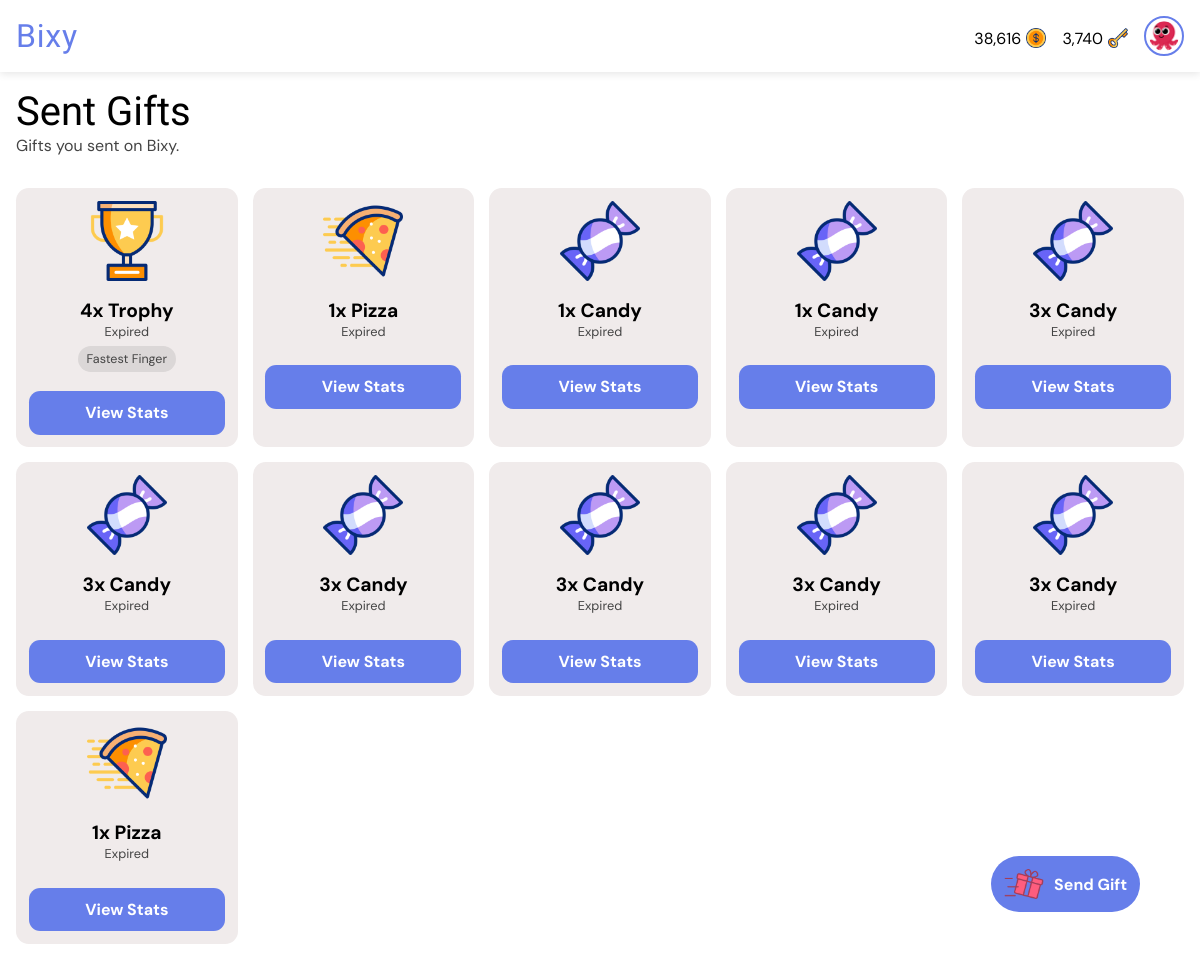
The page /gifts/sent/ (signed in) on the database as committed earlier.
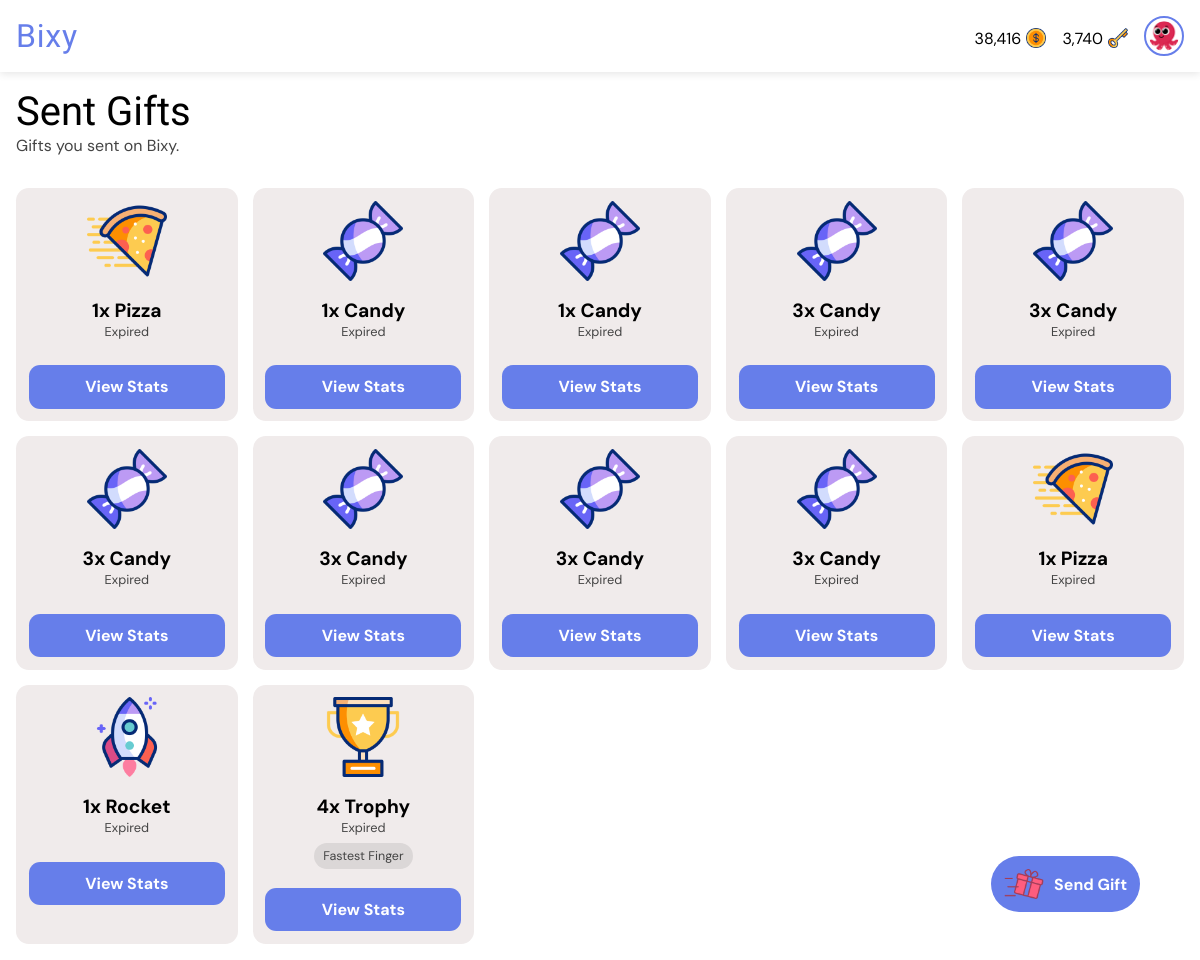
The same page on the database as committed later.
### giftapp/models.py (models this page shows, shortened)
class User(AbstractUser):
    gender = models.CharField(max_length=6, choices=GENDERS, default=GENDERS[0][0])
    is_verified = models.BooleanField(default=False, help_text="If the user's email address is verified or not.")
    email = models.EmailField(unique=True, blank=False, null=False)
    new_email = models.EmailField(unique=False, blank=True, null=True)
    coins = models.PositiveIntegerField(default=0)
    won_coins = models.PositiveIntegerField(default=0)
    keys = models.PositiveIntegerField(default=0)
    verify_code = models.CharField(max_length=255, null=True, blank=True)
    change_email_code = models.CharField(max_length=255, null=True, blank=True)
    profile_pic = models.ForeignKey(ProfilePicture, on_delete=models.SET_NULL, related_name='owners', null=True)
    deactivated_at = models.DateTimeField(null=True, blank=True)
    USERNAME_FIELD = "email"
    REQUIRED_FIELDS = ["username"]

class ProfilePicture(models.Model):
    name = models.CharField(max_length=50, null=False, blank=False)
    image = models.ImageField(null=False, blank=False, upload_to='profile_pics')

class GiftTransaction(models.Model):
    gifter = models.ForeignKey(User, on_delete=models.CASCADE, related_name="gifts_sent")
    recipient = models.ForeignKey(User, on_delete=models.CASCADE, related_name="gifts_received", null=True, blank=True)
    gift = models.ForeignKey(Gift, on_delete=models.CASCADE, related_name='transactions')
    quantity = models.PositiveIntegerField(default=1, help_text="Number of this gift to buy.")
    early_claim_fee = models.PositiveIntegerField(default=0, help_text="Number of keys paid to claim the gift early if not dropped. FF gifts cannot have early claim fee greater than 0.")
    claim_fee = models.PositiveIntegerField(default=0, help_text="Number of keys paid to claim the gift if dropped.")
    paid_users = models.ManyToManyField(User, related_name="paid_gifts", blank=True)
    message = models.CharField(max_length=255, blank=True)
    is_visible = models.BooleanField(default=True, help_text="If the actual gift is shown or hidden.")
    is_fastest_finger = models.BooleanField(default=False, help_text="If the gift is won by fastest finger only.")
    expire_rate = models.PositiveIntegerField(default=1, help_text="Number of hours before the gift expires (1 - 24). Must be greater than drop rate.")
    drop_rate = models.PositiveIntegerField(default=0, help_text="Number of hours before the gift drops (0 - 23).")
    expire_date = models.DateTimeField(default=timezone.now)
    drop_date = models.DateTimeField(default=timezone.now)
    created_at = models.DateTimeField(default=timezone.now)
    reveals = models.ManyToManyField(User, related_name="gift_reveals", blank=True)
    claimed_by = models.ForeignKey(
        User, null=True, blank=True, on_delete=models.SET_NULL, related_name="gifts_claimed"
    )
    def seconds_until_expire(self):
        delta = self.expire_date - timezone.now()
        return max(0, int(delta.total_seconds()))
    def seconds_until_drop(self):
        delta = self.drop_date - timezone.now()
        return max(0, int(delta.total_seconds()))
    def is_due_for_drop(self):
        return self.seconds_until_drop() <= 0
    def expire_bar_percent(self):
        return int((self.seconds_until_expire() / (self.expire_rate * 60 * 60)) * 100)

class Gift(models.Model):
    name = models.CharField(max_length=50, null=True, blank=True)
    cost = models.PositiveIntegerField(default=0)
    image = models.ImageField(null=True, blank=True, upload_to='gift_images')
    gif = models.FileField(null=True, blank=True, upload_to='gift_gifs')

### giftapp/views.py (the view)
# urls.py: path("gifts/sent/", views.sent_gifts, name="sent_gifts"),
@login_required
def sent_gifts(request):
    sent = GiftTransaction.objects.annotate(
        due_for_expire=ExpressionWrapper(
            Q(expire_date__lt=timezone.now()), output_field=BooleanField()
        ),
        seconds_before_drop=ExpressionWrapper(
            F("drop_date") - timezone.now(), output_field=DurationField()
        ),
        seconds_before_expire=ExpressionWrapper(
            F("expire_date") - timezone.now(), output_field=DurationField()
        )
    ).filter(gifter=request.user).all().order_by('seconds_before_drop', 'seconds_before_expire')
    context = {
        "gift_transactions": sent,
    }
    return render(request, "sent_gifts.html", context)

### templates/sent_gifts.html (shortened to what this page needs)
{% extends 'base.html' %}
{% load static %}
{% load humanize %}
{% load timefilters %}
{% block title %}
<link rel="stylesheet" href="{% static 'css/all_gifts.css' %}">
{% endblock %}
{% block body %}
<div class="heading">
    <h1>Sent Gifts</h1>
    <p>Gifts you sent on Bixy.</p>
</div>
{% if gift_transactions|length > 0 %}
<div class="card-container">
    {% for gift_transaction in gift_transactions %}
    <div class="card">
        <div class="gift-image">
            <img src="{{ gift_transaction.gift.image.url }}" alt="Gift image">
        </div>
        <div class="gift-info">
            <h1>{{ gift_transaction.quantity|intcomma }}x {{ gift_transaction.gift.name }}</h1>
            {% if not gift_transaction.due_for_expire %}
            {% if gift_transaction.drop_rate > 0 %}
            {% if gift_transaction.is_due_for_drop %}
            <p class="timer" id="{{ gift_transaction.id }}" data-prefix="Expires"
                data-seconds="{{ gift_transaction.seconds_until_expire }}">Expires in --:--:--:--</p>
            {% else %}
            <p class="timer" id="{{ gift_transaction.id }}" data-prefix="Drops"
                data-seconds="{{ gift_transaction.seconds_until_drop }}">Drops in --:--:--:--</p>
            {% endif %}
            {% else %}
            <p class="timer" id="{{ gift_transaction.id }}" data-prefix="Expires"
                data-seconds="{{ gift_transaction.seconds_until_expire }}">Expires in --:--:--:--</p>
            {% endif %}
            {% else %}
            <p>Expired</p>
            {% endif %}
            <div class="tags">
                {% if gift_transaction.is_fastest_finger %}
                <p class="tag">Fastest Finger</p>
                {% endif %}
            </div>
        </div>
        <a href="{% url 'view_gift_stats' gift_transaction.id %}">View Stats</a>
    </div>
    {% endfor %}
</div>
{% else %}
<div class="empty">
    <img src="{% static 'images/empty-box.png' %}" alt="No content image">
    <h1>Feels Empty Here.</h1>
    <a href="{% url 'sent_gifts' %}">Refresh</a>
</div>
{% endif %}
{% endblock %}
{% block other %}
<a href="{% url 'send_gift' %}" class="send">
    <img src="{% static 'images/giftbox (1).png' %}" alt="Send gift image">
    <p>Send Gift</p>
</a>
{% endblock %}

### templates/base.html (shortened to what this page needs)
<!DOCTYPE html>
<html lang="en">
<head>
    {% load static %}
    {% load humanize %}
    {% load timefilters %}
    {% block title %} {% endblock %}
</head>
<body>
    <nav class="navbar">
        <div class="logo-container" role="link" tabindex="0">
            <a href="{% url 'all_gifts' %}" class="logo-text">Bixy</a>
        </div>
        <div class="profile-section" id="profileSection">
            {% if user.is_authenticated %}
            <a href="{% url 'buy_coins' %}" style="text-decoration: none; color: black;">
                <div class="cost">
                    <p>{{ user.coins|intcomma }}</p>
                    <img src="{% static 'images/dollar.png' %}" alt="Gift image">
                </div>
            </a>
            <a href="{% url 'buy_coins' %}" style="text-decoration: none; color: black;">
                <div class="cost">
                    <p>{{ user.keys|intcomma }}</p>
                    <img src="{% static 'images/key.png' %}" alt="Gift image">
                </div>
            </a>
            <a href="{% url 'profile' %}">
                <img src="{{ user.profile_pic.image.url }}" alt="Profile picture" class="profile-pic" />
            </a>
            {% else %}
            <a href="{% url 'signin' %}" class="btn login">Login</a>
            <a href="{% url 'signup' %}" class="btn signup">Sign Up</a>
            {% endif %}
        </div>
    </nav>
    <main>
        <section>
            {% block body %} {% endblock %}
        </section>
    </main>
    {% block other %} {% endblock %}
</body>
</html>

### static/css/all_gifts.css (style rules this page uses)
* { margin: 0; padding: 0; box-sizing: border-box; font-family: "DM Sans", sans-serif; font-optical-sizing: auto; font-style: normal; }
html { font-size: 16px; }
:root { --background-color: white; --text-color: black; --label-color: #555; --even-row-color: #f9f9f9; --input-background-color: white; --input-text-color: black; --input-border-color: #ccc; --sub-text-color: #444; --button-color: #667eea; --link-color: #667eea; --button-hover-color: #7f53d2; --card-background-color: rgb(240, 235, 235); --card-text-color: var(--text-color); --card-button-color: white; --tag-bg: #dbd7d7; --tag-text: black; --padding-value: 1rem; }
* { margin: 0; padding: 0; box-sizing: border-box; }
body { background-color: var(--background-color); }
.navbar { display: flex; justify-content: space-between; align-items: center; padding: 1rem var(--padding-value); background: var(--background-color); box-shadow: 0 2px 8px rgba(0, 0, 0, 0.1); position: fixed; top: 0; width: 100%; z-index: 100; }
.logo-container { display: flex; align-items: center; cursor: pointer; user-select: none; }
.logo-text { font-weight: 700; font-size: 2rem; color: var(--button-color); line-height: 1; letter-spacing: .05rem; font-family: "Passion One", sans-serif; font-weight: 400; font-style: normal; text-decoration: none; }
.profile-section { display: flex; align-items: center; gap: 1rem; }
.profile-pic { width: 40px; height: 40px; border-radius: 50%; object-fit: cover; cursor: pointer; border: 2px solid var(--button-color); transition: box-shadow 0.3s ease; padding: .2rem; display: block; }
main { margin-top: 4.5em; }
div.heading { padding: 1rem var(--padding-value); }
div.heading h1 { font-family: "Passion One", sans-serif; font-weight: 400; font-style: normal; text-decoration: none; font-size: 2.5rem; color: var(--text-color); }
div.heading p { color: var(--sub-text-color); }
div.card-container { display: flex; flex-wrap: wrap; gap: 15px; padding: 1rem var(--padding-value); }
div.card { background-color: var(--card-background-color); color: var(--card-text-color); display: flex; flex-direction: column; align-items: center; padding: 1em; font-size: .8rem; border-radius: 1em; width: calc((100% - 60px) / 5); }
div.card h1 { font-size: 1.2rem; }
div.gift-image img { width: 100%; height: 80px; }
div.gift-info { display: flex; flex-direction: column; align-items: center; padding: 1em; }
div.gift-info h1 { text-align: center; }
div.gift-info p { color: var(--sub-text-color); }
div.tags { display: flex; align-items: center; flex-wrap: wrap; gap: 8px; margin: .5em 0; }
p.tag { background-color: var(--tag-bg); color: var(--tag-text); padding: 5px 9px; border-radius: 15px; font-size: 12.5px; white-space: nowrap; }
div.card a { width: 100%; background-color: var(--link-color); color: var(--card-button-color); padding: .7rem; border: none; border-radius: .7em; font-size: 1rem; font-weight: bold; text-decoration: none; text-align: center; }
a.send { background-color: var(--link-color); color: var(--card-button-color); padding: .5rem .8rem; border: none; border-radius: 4rem; font-size: 1rem; font-weight: bold; text-decoration: none; text-align: center; position: fixed; right: 5%; bottom: 5%; display: flex; align-items: center; gap: 10px; animation-name: zoom; animation-duration: 3s; animation-iteration-count: infinite; animation-timing-function: ease; }
a.send img { width: 40px; height: 40px; }
div.cost { display: flex; align-items: center; gap: 5px; justify-content: center; margin-top: .3rem; color: var(--text-color); }
div.cost img { width: 20px !important; height: 20px !important; }

Rows that differ between the two databases and show on the page:
changed User: coins "38,616" → "38,416"
added GiftTransaction: gift.image (picture), quantity "1", gift.name "Rocket", shows "Expired"
changed GiftTransaction "Trophy": moves down the list
